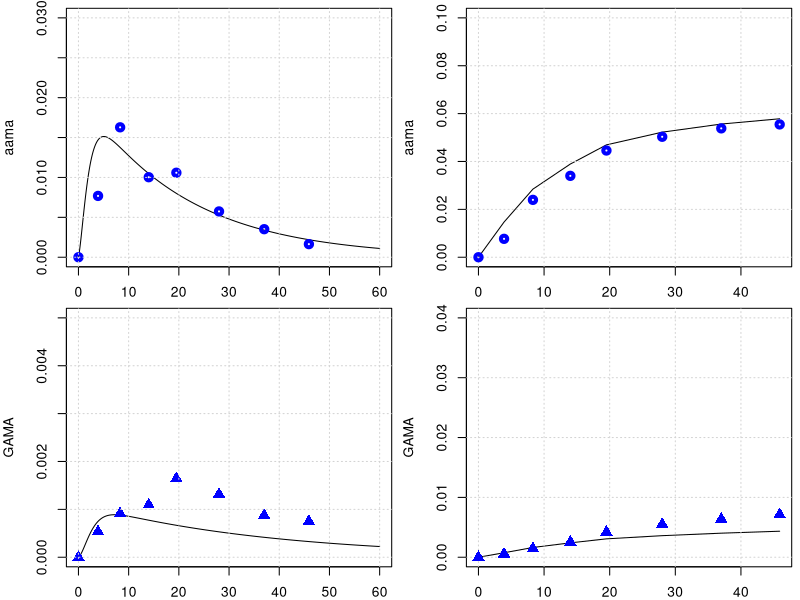

Generate this figure with R:
library(deSolve)
library(minpack.lm)
graphics.off()

# body weight in kg
BW = 70 
# fractions of BW
##https://journals.sagepub.com/doi/pdf/10.1177/ANIB_32_3-4
F_B = 0.079 
F_B_AB = 0.35 #fraction: arterial blood of blood volume
F_B_VB = 0.65 #fraction: venous blood of blood volume
F_Li = 0.026
F_Ki = 0.0044
F_T = 1-(F_B+F_Li+F_Ki)
# organ volumes in L
V_AB <- BW*F_B*F_B_AB 
V_VB <- BW*F_B*F_B_VB 
V_T <- BW*F_T
V_Ki <- BW*F_Ki
V_Li <- BW*F_Li
# cardiac output in L/(kg*h)
##https://journals.sagepub.com/doi/pdf/10.1177/ANIB_32_3-4
QCC = 16        #12.5 # maybe 14 or 6.5 check?
Q_C = QCC*BW^0.75
#FQ_P = 2.5/100 Trine: We don't have a lung compartment in this model
FQ_Li = 0.255
FQ_Ki = 0.19 #total - there is also an aterial flow rate 
FQ_T = 1 -( FQ_Li + FQ_Ki) # +FQ_P) Trine: We don't have a lung compartment in this model
Q_Li <- Q_C*FQ_Li
Q_Ki <- Q_C*FQ_Ki
Q_T <- Q_C*FQ_T

MW_aa = 71   # mg/mmol
MW_ga = 87   # mg/mmol
MW_GSH = 307.32 # mg/mmol
k_0_GSH = 7   # from Sweeney paper.
MW_GSH = 307.32     # mg/mmol
AGSH0 = k_0_GSH * V_Li * MW_GSH


# +++++++++++++++++++++++++++++++++++++++++++++++++++++++++++++++++
# partition coefficient 
pAA_TB = .2        # Tissue::blood partition AA, Sweeney et al (2010) paper
pAA_KiB = 0.8      # Kidney::blood partition AA, Sweeney et al (2010) paper
pAA_LiB = 0.4      # liver::blood partition AA, Sweeney et al (2010) paper
# Maybe we said it earlier and these parameters are not sensitive to the model, but from which paper did you get the values of these partition coefs., 
# in the paper of Sweeney and of Li are different pAA_LiB = 0.4 and pAA_KiB = 0.8.

# reaction rate constants 
k_AAuptake = 1 #1/h

k_onAA_T = 0.028  #1/h     # we took it from Sweenney
k_onAA_B = 0.036  #1/h
k_onAA_Li = 0.71 #1/h
k_onAA_Ki = 0.13 #1/h

# from 0.23 to 0.35
k_cl_GSH = 0.035   # 1/h   #  Reed et al. 2008 'A mathematical model of glutathione metabolism'
#doi:10.1186/1742-4682-5-8

# k_onAA_GSH = 0.55 # L/(mmol h)
# check, we do not use it any more.
k_exc_AAMA = 0.049  ## ##MK Furh et al. report on Elimination half-life of AAMA as ~17.4 h, then k_exc_AAMA=0.0398 h-1#
# 'Toxicokinetics of acrylamide in humans after ingestion of a defined dose in a test meal to improve risk assessment for acrylamide carcinogenicity'
# DOI: 10.1158/1055-9965.EPI-05-0647
# 0.049 #1/h or 0.13 # this will change the shape

# Maximum velocity for enzymatic reaction 
V_max_p450 = 9 /MW_aa*BW^0.7  # mg/h  from Sweenney paper, checked!
# maximum rate of GA and AA conjugation with GSH (mg/(h BW^0.7))
Vmax_AA_GSH <- 24*BW^0.7 # from the Sweeny  fitted   mg/h




#????????????????????????????????
#????????????????????????????????
#????????????????????????????????
#????????????????????????????????
#????????????????????????????????
#????????????????????????????????
### PARAMETERS FOR GA
# partition coefficient
pGA_TB = 1.35 # Have been calculated from the Doerge et al 2005 paper on TK in mice
pGA_LiB = 0.63 # Have been calculated from the Doerge et al 2005 paper on TK in mice
pGA_KiB = .3

#k_onGA_GSH = 0.8 #L/(mmol h)
k_onGA_T = 0.69        #1/h
k_onGA_B = 0.108       #1/h
k_onGA_Ki = k_onAA_T/2 #1/h
k_onGA_Li = 0.115      #1/h

k_exc_GAMA = 0.027   ##MK Furh et al. report on Elimination half-life of GAMA: ~25.1 hours, then k_exc_GAMA = 0.0276 h-1##  
# 0.077 #1/h  # or 0.027 # from sweeney # 
k_exc_GAOH = 0.077     # 1/h  # from sweeney
# (removed as no longer used) k_exc_GA <- .4         # 1/h Q_Ki*0.025


VMAXGC1 = 22   # maximum rate of AA conjugation with GSH mg/hr-kg^0.7, Sweeney et al (2010) paper
VMAXG1 = VMAXGC1/MW_aa*BW**0.7    # !$'Liver AA-GSH rate'

# Maximum velocity for enzymatic reaction 
V_max_EH = 20 /MW_ga*BW^0.7  
KM_p450 = 10.0
KM_EH = 100.0
# maximum rate of GA and AA conjugation with GSH (mg/(h BW^0.7))
Vmax_GA_GSH <- 20*BW^0.7 # from the Sweeny  fitted   mg/h

KMG1 = 20  #!Km with respect to AA for GSH conjugation mg/L (from Sweeny code) 
# Trine: This should be mg. Delete the term MW_aa
# Sweeney has this parameter for rats ans 100 mg/L why did you use this number and why divived by MW??

KMGG = .1/MW_GSH        # !KM with respect to GSH for AA or GA conjugation with GSH mmol/L. Trine: should be mg/L
####and that this is 307 mg/L #This comment is wrong ignore
KMG2 = 90  #!Km with respect to GA for GSH conjugation mM. Trine: This should be mg. Delete the term MW_aa
# The same comment as for KMG1

# from the code, not from paper
KPT_Li = 0.015    # !'protein turnover rate in liver'# this is confimred in the exp. values of Sweeney
KPT_Ki = 0.013    # !'protein turnover rate in kidney'# 1/h this is 0.012 in Sweeney, I guess its not much of difference
KPTR = 0.013      # !'protein turnover rate in rpt'# this is 0.012 in Li et.al
KPTS = 0.0039     # !'protein turnover rate in spt'# and this they have it 0.0051 Sweeney and Li 0.0012 refering to Sweeney
KPTRB = 0.0039    # !'protein turnover rate in rbc'# how did we get that?
KPTPL = 0.012    # !'protein turnover rate in plasma'# Sweeney has 0.012 for this value
# +++++++++++++++++++++++++++++++++++++++++++++++++++++++++++++++++
# create list of parameter
# +++++++++++++++++++++++++++++++++++++++++++++++++++++++++++++++++
params <- unlist(c(data.frame(pAA_TB, pAA_LiB, pAA_KiB,
                              pGA_TB, pGA_LiB, pGA_KiB,
                              k_onAA_T, k_onAA_B, k_onAA_Li,  k_onAA_Ki,
                              k_onGA_T, k_onGA_B, k_onGA_Li, k_onGA_Ki, 
                              k_exc_AAMA, k_exc_GAMA,
                              k_cl_GSH, V_max_p450, KM_p450, V_max_EH, KM_EH,
                              k_AAuptake)
                              ))
yini <- c(m_AA_AB = 0.0, m_GA_AB = 0.0,      a_pb_AA_B = 0 ,
          m_AA_VB = 0.0, m_GA_VB = 0.0,
          m_AA_Ki = 0.0, m_GA_Ki = 0.0, m_AA_dose = 0 ,
          m_AA_Li = 0.0, m_AAMA = 0.0, 
          m_GA_Li = 0.0, a_pb_GA_Li = 0.0,
          m_GAMA  = 0.0,       
          m_GSH_Li = k_0_GSH * V_Li * MW_GSH, 
          m_AA_T = 0.0, m_GA_T = 0.0,
          m_GAOH = 0.0, 
          m_AA_out = 0.0, m_AA_in = 0.0, m_AA_accum = 0.0, m_AA_free = 0.0, 
          m_GA_out = 0.0, m_GA_in = 0.0, m_GA_accum = 0.0, m_GA_free = 0.0, 
          a_pb_AA_Ki = 0,  a_pb_AA_Li = 0,
          a_pb_GA_Ki = 0, a_pb_AA_T = 0, a_pb_GA_B = 0, a_pb_GA_T = 0
)
# ++++++++++++++++++++++++++++++++++++++++++++++++++++++++++++++++++
# PBPK model for Acrylamide 
# ++++++++++++++++++++++++++++++++++++++++++++++++++++++++++++++++++
PBPKmodelAA <- function(t,state,parameter){
  with(as.list(c(t,state,parameter)), {
    #----#---#  Model for AA  #---#---#
    # concentrations blood in the organs in mg/L
    c_AA_AB <- m_AA_AB/V_AB   
    c_AA_VB <- m_AA_VB/V_VB
    c_AA_T <- m_AA_T/V_T
    c_AA_Li <- m_AA_Li/V_Li #Trine: Should we multiply with PL1 as we do for GA
    c_AA_Ki <- m_AA_Ki/V_Ki
    
    c_GSH_Li <- m_GSH_Li/V_Li
    # units checked -> mg/h   
    dm_AA_dose <- - k_AAuptake*m_AA_dose
    
    # Blood
    #-----------------------------
    # units checked -> mg/h   
    dm_AA_AB <- Q_C*(c_AA_VB - c_AA_AB) - k_onAA_B*m_AA_AB
    dm_AA_VB <- Q_T*(c_AA_T/pAA_TB) + Q_Li*(c_AA_Li/pAA_LiB) + Q_Ki*(c_AA_Ki/pAA_KiB) - Q_C*c_AA_VB -k_onAA_B*m_AA_VB
    # Trine: I added this. Can we make an overall turnover rate in blood? Is this correct? 
    da_pb_GA_B <- k_onAA_B*m_AA_AB + k_onAA_B*m_AA_VB - a_pb_GA_B*KPTRB
    
    # Kidney
    #---------------------------------
    # units checked -> mg/h   
    dm_AA_Ki <- Q_Ki*c_AA_AB -Q_Ki*(c_AA_Ki/pAA_KiB) - k_onAA_Ki*m_AA_Ki 
    # protein tunr over AA in Kidney
    da_pb_AA_Ki <- k_onAA_Ki*m_AA_Ki - a_pb_AA_Ki*KPT_Ki
   
    # unit chekced mg/h 
    metAA_GSH <- Vmax_AA_GSH * c_AA_Li * c_GSH_Li / ( (KMG1 + c_AA_Li) * (KMGG + c_GSH_Li) )

    metAA_P450 <- V_max_p450 * MW_aa * c_AA_Li/ (KM_p450 + c_AA_Li)
    
    # units checked -> mg/h  
    dm_AA_Li <- Q_Li*(c_AA_AB - c_AA_Li/pAA_LiB) + k_AAuptake*m_AA_dose - k_onAA_Li*m_AA_Li  - metAA_P450 - metAA_GSH 
    # protein turn over AA in Liver
    da_pb_AA_Li <- k_onAA_Li*m_AA_Li - a_pb_AA_Li * KPT_Li
    
    # Tissue
    #--------------------------------------------------------------
    # units checked -> mg/h   
    dm_AA_T <- Q_T*(c_AA_AB - c_AA_T/pAA_TB) - k_onAA_T*m_AA_T
    # protein turn over AA in Tussue
    da_pb_AA_T <- k_onAA_T*m_AA_T - a_pb_AA_T * KPTS
    
    # Urine
    #-------------------------------------------------------------
    # units checked -> mg/h   
    dm_AAMA <- metAA_GSH - m_AAMA*k_exc_AAMA 

    dm_AA_out <- metAA_P450 + metAA_GSH + k_onAA_Li*m_AA_Li
    dm_AA_in <- k_AAuptake * m_AA_dose
    dm_AA_accum <- k_onAA_B*m_AA_AB +k_onAA_B*m_AA_VB +k_onAA_T*m_AA_T +k_onAA_Ki*m_AA_Ki
    dm_AA_free <- dm_AA_AB + dm_AA_VB +dm_AA_T +dm_AA_Li +dm_AA_Ki

      #--------------------------------------------------------------
    ########################################################################################    
    #-GA-#-GA-#  Model for GA  #-GA-#-GA-#    
    #concentrations blood in the organs in mg/L
    c_GA_AB <- m_GA_AB/V_AB ;   
    c_GA_VB <- m_GA_VB/V_VB
    c_GA_T <- m_GA_T/V_T
    c_GA_Li <- m_GA_Li/V_Li
    c_GA_Ki <- m_GA_Ki/V_Ki
    
    # Blood
    #-----------------------------
    # units checked -> mg/h   
    dm_GA_AB <- Q_C*(c_GA_VB - c_GA_AB) -k_onGA_B*m_GA_AB
    # units checked -> mg/h   
    dm_GA_VB <- Q_T*(c_GA_T/pGA_TB) + Q_Li*(c_GA_Li/pGA_LiB) + Q_Ki*(c_GA_Ki/pGA_KiB) - Q_C*c_GA_VB - k_onGA_B*m_GA_VB
    # units checked -> mg/h   
    da_pb_AA_B <- k_onGA_B*m_AA_AB + k_onGA_B*m_AA_VB - a_pb_GA_B*KPTRB
    
    # Kidney
    #---------------------------------
    dm_GA_Ki <- Q_Ki*c_GA_AB -Q_Ki*(c_GA_Ki/pGA_KiB) -k_onGA_Ki*m_GA_Ki 
    # protein tunr over AA in Kidney
    da_pb_GA_Ki <- k_onGA_Ki*m_GA_Ki - a_pb_GA_Ki*KPT_Ki
    
    # Liver
    #--------------------------------
    # units checked -> mg/h
    metGA_GSH <- Vmax_GA_GSH * c_GSH_Li *c_GA_Li / (c_GA_Li + KMG2)/(c_GSH_Li + KMGG)
    metGA_EH <- V_max_EH *MW_ga *c_GA_Li / (KM_EH + c_GA_Li)
    # units checked -> mg/h 
    dm_GA_Li <- Q_Li*(c_GA_AB - c_GA_Li/pGA_LiB) - k_onGA_Li*m_GA_Li + metAA_P450 - metGA_GSH -metGA_EH 
    # protein tunr over GA in Liver
    da_pb_GA_Li = k_onGA_Li*m_GA_Li - a_pb_GA_Li*KPT_Li 
    
    # units checked -> mg/h, 
    dm_GAMA <-  metGA_GSH  -m_GAMA*k_exc_GAMA
    
    #????????????????????????????????????????????
    # we need a new k_exc_GAOH
    dm_GAOH <- metGA_EH - m_GAOH*k_exc_GAOH
    
    # Tissue    #-----------------------------------------------------
    dm_GA_T <- Q_T*(c_GA_AB - c_GA_T/pGA_TB) - k_onGA_T*m_GA_T
    da_pb_GA_T <- k_onGA_T*m_GA_T - a_pb_GA_T * KPTS
    
    # Liver
    #--------------------------------
    # units checked -> mg/h
    dm_GSH_Li <- k_0_GSH * V_Li * MW_GSH - k_cl_GSH*m_GSH_Li - metAA_GSH - metGA_GSH
    
    dm_GA_out <- metGA_GSH + metGA_EH 
    dm_GA_in <- metAA_P450
    dm_GA_accum <- k_onGA_B*m_GA_AB +k_onGA_B*m_GA_VB +k_onGA_T*m_GA_T +k_onGA_Li*m_GA_Li +k_onGA_Ki*m_GA_Ki
    dm_GA_free <- dm_GA_AB + dm_GA_VB +dm_GA_T +dm_GA_Li +dm_GA_Ki 
    
    return(list(c(dm_AA_AB,    dm_GA_AB,   da_pb_AA_B,
                  dm_AA_VB,    dm_GA_VB,
                  dm_AA_Ki,    dm_GA_Ki,    dm_AA_dose,
                  dm_AA_Li,    dm_AAMA,   
                  dm_GA_Li,   da_pb_GA_Li, dm_GAMA,
                  dm_GSH_Li,  dm_AA_T,     dm_GA_T,
                  dm_GAOH,
                  dm_AA_out,  dm_AA_in,   dm_AA_accum,  dm_AA_free,
                  dm_GA_out,  dm_GA_in,   dm_GA_accum,  dm_GA_free,
                  da_pb_AA_Ki,    da_pb_AA_Li,
                  da_pb_GA_Ki,    da_pb_AA_T, da_pb_GA_B , da_pb_GA_T   )))
  })
}
PBPKmodelAA <- compiler::cmpfun(PBPKmodelAA)



################################################################
# manual readout from Kopp and Dekant 2009
################################################################
times <- seq(from = 0, to = 60, by = 0.1)
diet <- data.frame(var = "m_AA_dose", method = "add",
                   time = c(0.0),  value = 0.5 *BW /1000 )  # dose of 0.05 microg/kg bw
out <- ode(y = yini, times = times, func = PBPKmodelAA, parms = params, events = list(data = diet))
yobs_urine <- data.frame(
  time = c(0.0, 3.9, 8.3, 14, 19.5, 28, 37, 45.9),
  AAMA = c(0.0/1000000, 32.8/1000000, 69.5/1000000, 42.8/1000000, 45.2/1000000, 24.5/1000000, 15/1000000, 7/1000000)*234.28, #https://pubchem.ncbi.nlm.nih.gov/compound/N-Acetyl-S-_2-carbamoylethyl_-L-cysteine
  GAMA = c(0.0, 2.15*1e-6, 3.66*1e-6, 4.38*1e-6, 6.57*1e-6, 5.26*1e-6, 3.50*1e-6, 3.0*1e-6)*250.27
)

# plot for AAMA in urinary
par(mfrow=c(2,2),mar=c(2,4,.5,.5))
plot(out[,'time'], out[,'m_AAMA']   ,type = 'l',xlab = 'time', ylab = 'aama', ylim = c(0,.03) )
points(yobs_urine$time, yobs_urine$AAMA , col="blue", lwd = 4) ; grid()
time_points_measure_unrine = c(1, 40, 84, 141, 196, 280 , 371, 460)
tamtam = out[,'m_AAMA'][time_points_measure_unrine ]
plot(yobs_urine$time, cumsum( tamtam ),type = 'l', ylab = 'aama', ylim = c(0,.1), xlab = 'time' ); grid()
points(yobs_urine$time, cumsum(yobs_urine$AAMA) , col="blue", lwd = 4)

# plot for GAMA 
plot(out[,'time'], out[,'m_GAMA']  ,type = 'l',xlab = '', ylab = 'GAMA', ylim = c(0,.005) )
points(yobs_urine$time, yobs_urine$GAMA , col="blue", cex = 1.5, pch = 17); grid()
time_points_measure_unrine = c(1, 40, 84, 141, 196, 280 , 371, 460)
tamtam = out[,'m_GAMA'][time_points_measure_unrine ]
plot(yobs_urine$time, cumsum( tamtam ),type = 'l',xlab = '', ylab = 'GAMA', ylim = c(0,.04) ); grid()
points(yobs_urine$time, cumsum(yobs_urine$GAMA) , col="blue",cex = 1.5, pch = 17)
